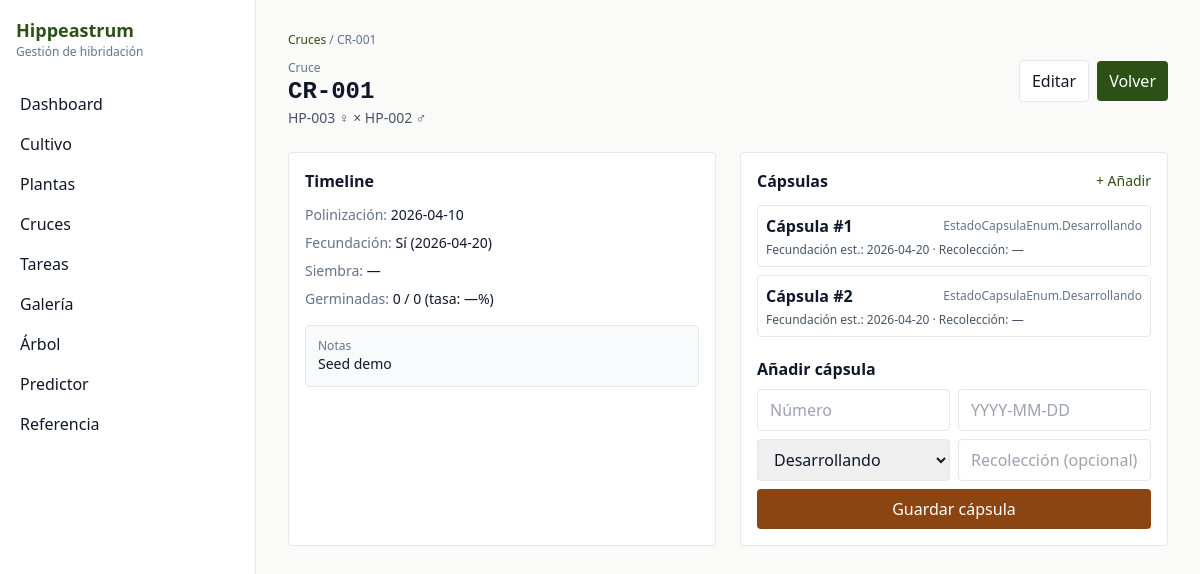
/cruces/1, run on the app's committed database.
### models.py (models this page shows)
class Cruce(Base):
    __tablename__ = "cruces"
    __table_args__ = (
        UniqueConstraint("codigo", name="uq_cruces_codigo"),
    )
    id: Mapped[int] = mapped_column(Integer, primary_key=True)
    codigo: Mapped[str] = mapped_column(String(20), nullable=False, index=True)
    planta_madre_id: Mapped[int] = mapped_column(ForeignKey("plantas.id"), nullable=False)
    planta_padre_id: Mapped[int] = mapped_column(ForeignKey("plantas.id"), nullable=False)
    fecha_polinizacion: Mapped[dt.date] = mapped_column(Date, nullable=False)
    num_flores_polinizadas: Mapped[int | None] = mapped_column(Integer)
    fecundacion_confirmada: Mapped[FecundacionEnum] = mapped_column(Enum(FecundacionEnum), nullable=False, default=FecundacionEnum.Pendiente)
    fecha_confirmacion: Mapped[dt.date | None] = mapped_column(Date)
    num_capsulas: Mapped[int] = mapped_column(Integer, nullable=False, default=0)
    num_semillas_totales: Mapped[int] = mapped_column(Integer, nullable=False, default=0)
    num_semillas_sembradas: Mapped[int] = mapped_column(Integer, nullable=False, default=0)
    fecha_siembra: Mapped[dt.date | None] = mapped_column(Date)
    num_germinadas: Mapped[int] = mapped_column(Integer, nullable=False, default=0)
    tasa_germinacion: Mapped[float | None] = mapped_column(Float)
    resultado_esperado: Mapped[str | None] = mapped_column(Text)
    resultado_observado: Mapped[str | None] = mapped_column(Text)
    notas: Mapped[str | None] = mapped_column(Text)
    fecha_creacion: Mapped[dt.datetime] = mapped_column(DateTime, default=dt.datetime.utcnow, nullable=False)
    madre: Mapped[Planta] = relationship("Planta", foreign_keys=[planta_madre_id])
    padre: Mapped[Planta] = relationship("Planta", foreign_keys=[planta_padre_id])
    capsulas: Mapped[list[Capsula]] = relationship("Capsula", back_populates="cruce", cascade="all, delete-orphan")
    fotos: Mapped[list[Foto]] = relationship("Foto", back_populates="cruce")

class Planta(Base):
    __tablename__ = "plantas"
    __table_args__ = (
        UniqueConstraint("codigo", name="uq_plantas_codigo"),
    )
    id: Mapped[int] = mapped_column(Integer, primary_key=True, autoincrement=True)
    codigo: Mapped[str] = mapped_column(String(20), nullable=False, index=True)
    nombre_cultivar: Mapped[str | None] = mapped_column(String(200))
    especie: Mapped[str | None] = mapped_column(Text)
    generacion: Mapped[GeneracionEnum] = mapped_column(Enum(GeneracionEnum), nullable=False)
    id_madre: Mapped[int | None] = mapped_column(ForeignKey("plantas.id"), nullable=True)
    id_padre: Mapped[int | None] = mapped_column(ForeignKey("plantas.id"), nullable=True)
    id_cruce_origen: Mapped[int | None] = mapped_column(ForeignKey("cruces.id"), nullable=True)
    fecha_semilla: Mapped[dt.date | None] = mapped_column(Date)
    fecha_primera_floracion: Mapped[dt.date | None] = mapped_column(Date)
    ubicacion: Mapped[str | None] = mapped_column(Text)
    tamano_bulbo_cm: Mapped[float | None] = mapped_column(Float)
    num_bulbillos: Mapped[int | None] = mapped_column(Integer)
    estado: Mapped[EstadoPlantaEnum] = mapped_column(Enum(EstadoPlantaEnum), nullable=False, default=EstadoPlantaEnum.Bueno)
    bulbillos_separados: Mapped[bool] = mapped_column(Boolean, nullable=False, default=False)
    ploidy_sospecha: Mapped[PloidyEnum] = mapped_column(Enum(PloidyEnum), nullable=False, default=PloidyEnum.Desconocido)
    ploidy_confirmado: Mapped[bool] = mapped_column(Boolean, nullable=False, default=False)
    num_ejemplares_fisicos: Mapped[int] = mapped_column(Integer, nullable=False, default=1)
    es_clon_de: Mapped[int | None] = mapped_column(ForeignKey("plantas.id"), nullable=True)
    notas: Mapped[str | None] = mapped_column(Text)
    fecha_creacion: Mapped[dt.datetime] = mapped_column(DateTime, default=dt.datetime.utcnow, nullable=False)
    fecha_actualizacion: Mapped[dt.datetime] = mapped_column(
        DateTime,
        default=dt.datetime.utcnow,
        onupdate=dt.datetime.utcnow,
        nullable=False,
    )
    madre: Mapped[Planta | None] = relationship("Planta", remote_side=[id], foreign_keys=[id_madre], post_update=True)
    padre: Mapped[Planta | None] = relationship("Planta", remote_side=[id], foreign_keys=[id_padre], post_update=True)
    clon_de: Mapped[Planta | None] = relationship("Planta", remote_side=[id], foreign_keys=[es_clon_de], post_update=True)
    fenotipo: Mapped[Fenotipo | None] = relationship("Fenotipo", back_populates="planta", uselist=False, cascade="all, delete-orphan")
    genotipos_loci: Mapped[list["GenotipoPlanta"]] = relationship("GenotipoPlanta", back_populates="planta", cascade="all, delete-orphan")
    epistasias: Mapped[list["EpistasiaObservada"]] = relationship("EpistasiaObservada", back_populates="planta", cascade="all, delete-orphan")
    fotos: Mapped[list[Foto]] = relationship("Foto", back_populates="planta")

class Capsula(Base):
    __tablename__ = "capsulas"
    id: Mapped[int] = mapped_column(Integer, primary_key=True)
    cruce_id: Mapped[int] = mapped_column(ForeignKey("cruces.id"), nullable=False, index=True)
    numero_capsula: Mapped[int] = mapped_column(Integer, nullable=False)
    fecha_fecundacion_estimada: Mapped[dt.date] = mapped_column(Date, nullable=False)
    fecha_recoleccion: Mapped[dt.date | None] = mapped_column(Date)
    estado: Mapped[EstadoCapsulaEnum] = mapped_column(Enum(EstadoCapsulaEnum), nullable=False, default=EstadoCapsulaEnum.Desarrollando)
    num_semillas_total: Mapped[int | None] = mapped_column(Integer)
    num_semillas_viables: Mapped[int | None] = mapped_column(Integer)
    num_semillas_inviables: Mapped[int | None] = mapped_column(Integer)
    notas: Mapped[str | None] = mapped_column(Text)
    cruce: Mapped[Cruce] = relationship("Cruce", back_populates="capsulas")
    semillas: Mapped[list[Semilla]] = relationship("Semilla", back_populates="capsula", cascade="all, delete-orphan")
    fotos: Mapped[list[Foto]] = relationship("Foto", back_populates="capsula")

### main.py (the view)
@app.get("/cruces/{cruce_id}", response_class=HTMLResponse)
def cruces_detail(cruce_id: int, request: Request, db: Session = Depends(get_db)):
    cruce = crud.get_cruce(db, cruce_id)
    if not cruce:
        return RedirectResponse(url="/cruces", status_code=303)
    capsulas = db.execute(select(Capsula).where(Capsula.cruce_id == cruce_id).order_by(Capsula.numero_capsula.asc())).scalars().all()
    return templates.TemplateResponse(
        request,
        "cruces/detail.html",
        {
            "request": request,
            "breadcrumbs": _breadcrumbs([("Cruces", "/cruces"), (cruce.codigo, None)]),
            "cruce": cruce,
            "capsulas": capsulas,
            "estados_capsula": [e.value for e in EstadoCapsulaEnum],
        },
    )

### templates/cruces/detail.html (shortened to what this page needs)
{% extends "base.html" %}
{% block content %}
  <div class="flex items-start justify-between gap-4">
    <div>
      <div class="text-xs text-slate-500">Cruce</div>
      <h1 class="text-2xl font-semibold mono">{{ cruce.codigo }}</h1>
      <div class="text-sm text-slate-600">{{ cruce.madre.codigo }} ♀ × {{ cruce.padre.codigo }} ♂</div>
    </div>
    <div class="flex items-center gap-2">
      <a class="px-3 py-2 border rounded bg-white" href="/cruces/{{ cruce.id }}/edit">Editar</a>
      <a class="px-3 py-2 rounded bg-primary text-white" href="/cruces">Volver</a>
    </div>
  </div>
  <div class="grid lg:grid-cols-2 gap-6 mt-6">
    <section class="p-4 rounded border bg-white">
      <div class="font-semibold">Timeline</div>
      <div class="mt-3 text-sm space-y-2">
        <div><span class="text-slate-500">Polinización:</span> {{ cruce.fecha_polinizacion }}</div>
        <div><span class="text-slate-500">Fecundación:</span> {{ cruce.fecundacion_confirmada.value if cruce.fecundacion_confirmada else '' }} {% if cruce.fecha_confirmacion %}({{ cruce.fecha_confirmacion }}){% endif %}</div>
        <div><span class="text-slate-500">Siembra:</span> {{ cruce.fecha_siembra or '—' }}</div>
        <div><span class="text-slate-500">Germinadas:</span> {{ cruce.num_germinadas }} / {{ cruce.num_semillas_sembradas }} (tasa: {{ (cruce.tasa_germinacion*100)|round(1) if cruce.tasa_germinacion is not none else '—' }}%)</div>
      </div>
      <div class="mt-4 p-3 rounded border bg-slate-50">
        <div class="text-xs text-slate-500">Notas</div>
        <div class="text-sm whitespace-pre-wrap">{{ cruce.notas or '—' }}</div>
      </div>
    </section>
    <section class="p-4 rounded border bg-white">
      <div class="flex items-center justify-between">
        <div class="font-semibold">Cápsulas</div>
        <a class="text-sm text-primary" href="#addcaps">+ Añadir</a>
      </div>
      {% if capsulas|length == 0 %}
        <div class="text-sm text-slate-500 mt-3">Sin cápsulas registradas.</div>
      {% else %}
        <div class="mt-3 space-y-2">
          {% for cap in capsulas %}
            <div class="border rounded p-2">
              <div class="flex items-center justify-between">
                <div class="font-semibold">Cápsula #{{ cap.numero_capsula }}</div>
                <div class="text-xs text-slate-500">{{ cap.estado }}</div>
              </div>
              <div class="text-xs text-slate-600 mt-1">Fecundación est.: {{ cap.fecha_fecundacion_estimada }} · Recolección: {{ cap.fecha_recoleccion or '—' }}</div>
            </div>
          {% endfor %}
        </div>
      {% endif %}
      <div id="addcaps" class="mt-5">
        <div class="font-semibold">Añadir cápsula</div>
        <form class="mt-2 grid grid-cols-2 gap-2" method="post" action="/cruces/{{ cruce.id }}/capsulas">
          <input type="number" name="numero_capsula" class="border rounded px-3 py-2" placeholder="Número" required />
          <input name="fecha_fecundacion_estimada" class="border rounded px-3 py-2" placeholder="YYYY-MM-DD" required />
          <select name="estado" class="border rounded px-3 py-2">
            {% for e in estados_capsula %}
              <option value="{{ e }}">{{ e }}</option>
            {% endfor %}
          </select>
          <input name="fecha_recoleccion" class="border rounded px-3 py-2" placeholder="Recolección (opcional)" />
          <button class="col-span-2 px-3 py-2 rounded bg-secondary text-white">Guardar cápsula</button>
        </form>
      </div>
    </section>
  </div>
{% endblock %}

### templates/base.html (shortened to what this page needs)
<!doctype html>
<html lang="es">
<head>
  <script src="https://cdn.tailwindcss.com"></script>
</head>
<body class="bg-bg text-slate-900">
  <div x-data="{ open: false }" class="min-h-screen">
    <div class="flex">
      <aside :class="open ? 'block' : 'hidden'" class="lg:block w-full lg:w-64 border-r border-slate-200 bg-white lg:min-h-screen">
        <div class="p-4 hidden lg:block">
          <div class="font-semibold text-primary text-lg">Hippeastrum</div>
          <div class="text-xs text-slate-500">Gestión de hibridación</div>
        </div>
        <nav class="p-2">
          <a class="block px-3 py-2 rounded hover:bg-slate-50" href="/">Dashboard</a>
          <a class="block px-3 py-2 rounded hover:bg-slate-50" href="/cultivo">Cultivo</a>
          <a class="block px-3 py-2 rounded hover:bg-slate-50" href="/plantas">Plantas</a>
          <a class="block px-3 py-2 rounded hover:bg-slate-50" href="/cruces">Cruces</a>
          <a class="block px-3 py-2 rounded hover:bg-slate-50" href="/tareas">Tareas</a>
          <a class="block px-3 py-2 rounded hover:bg-slate-50" href="/galeria">Galería</a>
          <a class="block px-3 py-2 rounded hover:bg-slate-50" href="/arbol">Árbol</a>
          <a class="block px-3 py-2 rounded hover:bg-slate-50" href="/predictor">Predictor</a>
          <a class="block px-3 py-2 rounded hover:bg-slate-50" href="/referencia">Referencia</a>
        </nav>
      </aside>
      <main class="flex-1 min-w-0">
        <div class="max-w-6xl mx-auto p-4 lg:p-8">
          {% if breadcrumbs %}
            <div class="text-xs text-slate-500 mb-3">{{ breadcrumbs|safe }}</div>
          {% endif %}
          {% block content %}{% endblock %}
        </div>
      </main>
    </div>
  </div>
</body>
</html>

### templates/base.html (style rules this page uses)
html { font-family: Inter, system-ui, -apple-system, Segoe UI, Roboto, sans-serif; }
.mono { font-family: ui-monospace, SFMono-Regular, Menlo, Monaco, Consolas, 'Liberation Mono', 'Courier New', monospace; }

### data on the page
Cruce: codigo "Cruces / CR-001", codigo "CR-001", fecha_polinizacion "2026-04-10", fecundacion_confirmada "Sí", fecha_confirmacion "2026-04-20", fecha_siembra "—", num_germinadas "0", num_semillas_sembradas "0", tasa_germinacion "—", notas "Seed demo"
Planta: madre.codigo "HP-003"
Planta: padre.codigo "HP-002"
Capsula: numero_capsula "1", estado "EstadoCapsulaEnum.Desarrollando", fecha_fecundacion_estimada "2026-04-20", fecha_recoleccion "—"
Capsula: numero_capsula "2", estado "EstadoCapsulaEnum.Desarrollando", fecha_fecundacion_estimada "2026-04-20", fecha_recoleccion "—"

### other printed values
form field estado "Desarrollando"
